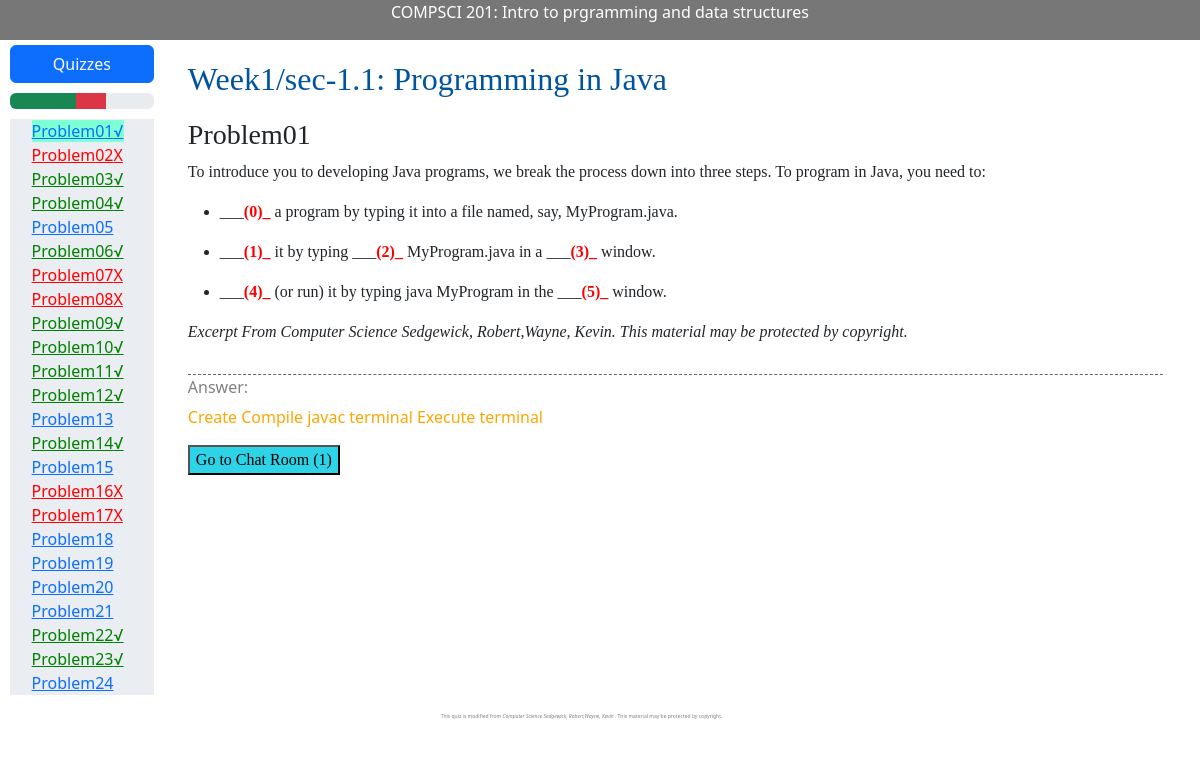
Page /cs201/quiz/101/ (signed in) on the earlier database version.
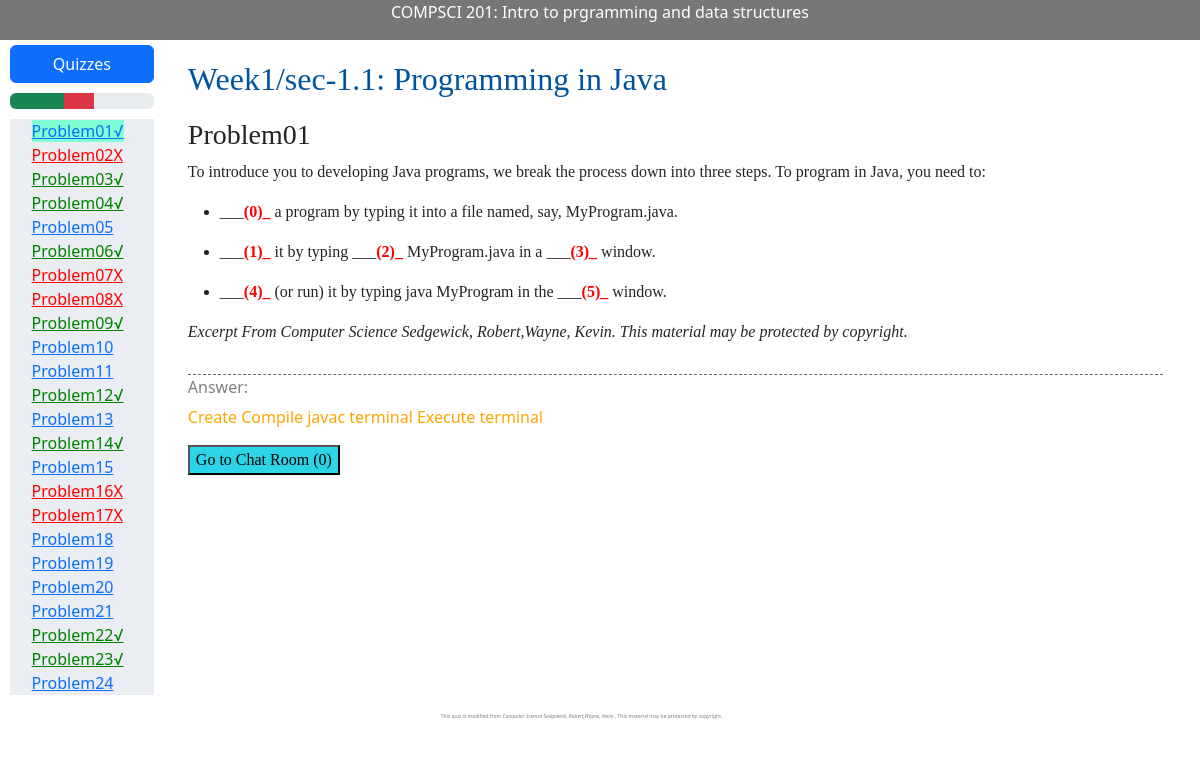
Same page on the later database version.
### simple_judge/models.py (models this page shows, shortened)
class Question(models.Model):
    student=models.ForeignKey(Student, on_delete=models.CASCADE)
    question_title=models.CharField(max_length=100)
    question_id=models.IntegerField(default=0)
    ifpassed=models.BooleanField('ifpassed',default=False)
    logx=models.TextField(blank=True)
    submission_times=models.IntegerField(default=5)
    seed = models.IntegerField(default= 0)

### quiz/views.py (the view, shortened to what this page needs)
# urls.py: path('quiz/<int:question_id>/', views.quiz_new, name='quiz_new'),
@login_required(login_url='/signin',redirect_field_name='/content/assignment')
def quiz_new(request,question_id):
    student_current=Student.objects.get(student_netid=request.user.username)
    student_current.online_time, student_current.offline_time  = record_online_time()
    student_current.save()
    question_dict=Questiondict.objects.get(question_id=question_id)
    question_week=question_dict.question_week
    q= student_current.question_set.get(question_id=question_id)
    mult=True
    context={}
    time_array = student_current.question_due_dict.get("week"+str(question_week))
    time_start = datetime.datetime.strptime(time_array[0],'%Y-%m-%d %H:%M') # UTC+8
    time_end = datetime.datetime.strptime(time_array[1],'%Y-%m-%d %H:%M') # UTC+8
    time_now = datetime.datetime.utcnow()
    if time_now > time_end - datetime.timedelta(hours=8):
        context['overdue']=True
    elif time_now >= time_start- datetime.timedelta(hours=8):
        context['overdue']=False
        pass
    else:
        return HttpResponse("The question is not open yet")
    if question_dict.question_type=='blank' or question_dict.question_type=='code':
        answers=question_dict.question_content.get('answers')
        mult=False
    if q.logx!="":
        if q.logx.find("#^")==-1:
            answer_string_and_time = q.logx[q.logx.rfind('$',0,q.logx.rfind('$')-1)+1:]
            answer_sets  = answer_string_and_time[:answer_string_and_time.find('@')].split('#')
        else :
            answer_string_and_time = q.logx[q.logx.rfind('$',0,q.logx.rfind('$')-1)+1:]
            answer_sets  = answer_string_and_time[:answer_string_and_time.find('@')].split('#^')
        context['recent_answer']=answer_sets
        if mult:
            context['recent_answer']=""
    question_sets_temp1=student_current.question_set.filter(question_id__gte=100*question_week , question_id__lte=100*(question_week+1)).order_by('question_id')
    context['question_dict']=question_dict
    context['quiz']=q
    context['mult']=mult
    context['answers']=answers
    context['section']=question_dict.question_content.get('section')
    context['question_id']=question_id
    context['length']=len(question_sets_temp1)
    context['question_sets']=question_sets_temp1
    context['passed']=len(question_sets_temp1.filter(ifpassed=True))
    context['failed']=len(question_sets_temp1.filter(submission_times=0))
    context['ids']=ut.findid(question_id,len(question_sets_temp1))
    context['post_number'] = Post.objects.filter(question_id=question_id).count()
    return render(request, 'quiz/quiz.html', context)

### quiz/templatetags/my_tags.py (called while the page is built)
@register.filter
def last2(question_id):
    x = str(question_id)
    return x[1:]

@register.filter
def mult_answer(answers):
    return " ".join(answers)

### quiz/utils.py (called while the page is built)
def findid(question_id , question_array_length):
    if str(question_id)[1:]=='01':
        return [question_id, question_id+1]
    if str(question_id)[1:]==str(question_array_length):
        return [question_id-1, question_id]
    return [question_id-1,question_id+1]

### quiz/views.py (called while the page is built)
def record_online_time(minute = 30):
    tim = datetime.datetime.utcnow().astimezone(datetime.timezone(datetime.timedelta(hours=0))) #UTC Time
    return tim, tim+datetime.timedelta(minutes=minute)

### quiz/templates/quiz/quiz.html (shortened to what the changed rows need)
<!DOCTYPE html>
<html lang="en">
<head>
    {% load static %}
    {% load my_tags%}
    {% load markdownify %}
    <link rel = "stylesheet" type ="text/css" href = "{% static 'quiz/vs.min.css' %}">
    <link rel = "stylesheet" type ="text/css" href = "{% static 'quiz/bootstrap/css/bootstrap.min.css' %}">
     <link rel = "stylesheet" type ="text/css" href = "{% static 'quiz/question.css' %}">
     <link rel = "stylesheet" type ="text/css" href = "{% static 'quiz/codehilite_styles.css' %}">
</head>
<body>
        <div class="row" style='margin-right:25px'>
          <div class="col-md-2" >
            <div class="row-md-2" style=" background-color: #eaedf1; margin-top:5px ;margin-left:10px;margin-right:20px;" >
                <div style= "margin-left:15%">
                {% for quiz in question_sets %}
                 {% if quiz.submission_times <= 0 %}
                        <a href= "{% url 'quiz:quiz_new' quiz.question_id %}" style="color:red" id='{{quiz.question_id}}' >Problem{{quiz.question_id|last2}}X</a> <br>
                {% else %}
                    {% if quiz.ifpassed %}
                            <a href= "{% url 'quiz:quiz_new' quiz.question_id %}" style="color:green" id ='{{quiz.question_id}}' >Problem{{quiz.question_id|last2}}√</a> <br>
                    {%else%}
                            <a href= "{% url 'quiz:quiz_new' quiz.question_id %}" id ='{{quiz.question_id}}' >Problem{{quiz.question_id|last2}}</a> <br>
                    {%endif%}
                {%endif%}
              {% endfor %}
                </div>
            </div>
          </div>
        <div class="col-md-10"  >
            <div class='question' >
                <h2 >Week{{question_dict.question_week}}/sec-{{section}}: {{question_dict.question_title}}</h2>
            </div>
            {% if user.is_authenticated %}
            <div style="margin-left:-10px;">
            <form action="{% url 'quiz:check' question_id %}" method="post" autocomplete='off' style="margin-top:30px;position:relative;border-top:1px dashed rgb(106, 100, 100);"  name='myform' >
                    {% if overdue != True%}
                            <label for="" style="text-align: center; color:rgb(110, 119, 123);font-size: 13px;">Your answer goes here:</label>
                            <br>
                            <input type='text' style='display:none'>
                                {% if mult %}
                                    <input type="text" class= "answer" spellcheck=false id="answer1" name="0" placeholder="Your Answer" value ="{{recent_answer}}" required>
                                {% else%}
                                    {% if question_dict.question_type != 'code'%}
                                        {% if quiz.logx != "" %}
                                            {% for i in recent_answer %}
                                            <input type="text" class= "answer" spellcheck=false id="answer1" name="{{forloop.counter0}}" placeholder="({{forloop.counter0}})" value="{{i}}"  required>
                                            {% endfor%}
                                        {% else%}
                                            {% for i in answers %}
                                            <input type="text" class= "answer" spellcheck=false id="answer1" name="{{forloop.counter0}}" placeholder="({{forloop.counter0}})" value=""  required>
                                            {% endfor%}
                                        {%endif%}
                                    {% else %}
                                        {% if quiz.logx != "" %}
                                            {% for i in recent_answer %}
                                            <input type="text" class= "answer" spellcheck=false id="answer1" name="{{forloop.counter0}}" placeholder="({{forloop.counter0}})" value="{{i}}" style="width:100%;margin-top:5px"  required>
                                            {% endfor%}
                                        {% else%}
                                            {% for i in answers %}
                                            <input type="text" class= "answer" spellcheck=false id="answer1" name="{{forloop.counter0}}" placeholder="({{forloop.counter0}})" value=""  style="width:100%;margin-top:5px" required>
                                            {% endfor%}
                                        {%endif%}
                                    {% endif %}
                                {% endif %}
                            <br>
                            <label for="" style="text-align: center; color:rgb(255, 157, 0);font-size: 13px; display:none ;" id ='check'>...CHECKING...</label>
                        </form>
                        <a href="{% url 'quiz:quiz_new' ids.0 %}"><button type="submit" style="margin-top:10px"  id='submit'  name='xxx' class='submit'>Previous Question</button></a>
                        {% if mult %}
                        <button type="submit" style="margin-top:10px"  id='submit' onclick='mult_submit()' name='xxx' class='submit'>SUBMIT</button>
                        {%else %}
                        <button type="submit" style="margin-top:10px"  id='submit' onclick='submit()' name='xxx' class='submit'>SUBMIT</button>
                        {%endif%}
                        <a href="{% url 'quiz:quiz_new' ids.1 %}"><button type="submit" style="margin-top:10px"  id='submit'  name='xxx' class='submit'>Next Question</button></a>
                    {% else %}
                        <p style='color:grey'>Answer: </p>
                        {% if mult == false %}
                        <p style='color:orange;margin-top:-10px;white-space:pre-wrap'>{{answers|answer}}</p>
                        {% else %}
                        <p style='color:orange;margin-top:-10px;white-space:pre-wrap'>{{answers|mult_answer}}</p>
                        {% endif %}
                    {% endif%}
                    <a href = "{%url 'forum:forum' question_id %}" ><button type='button' class='submit' >Go to Chat Room ({{post_number}})</button></a>
            {% else %}
            <div class='a'>
                <P style="text-align:center;color:orange"> <a href= "{% url 'simple_judge:signin_from_question' question_title %}" >Please Login to see the page </a></p>
            </div>
            {% endif%}
        </div>
          </div>
        </div>
    </body>
</html>

Differences in the rows shown:
changed Question (number 10 of 24 on the later page): ifpassed True → False (drawn)
changed Question (number 11 of 24 on the later page): ifpassed True → False (drawn)
Other differences:
{{ post_number }}: "1" → "0"
